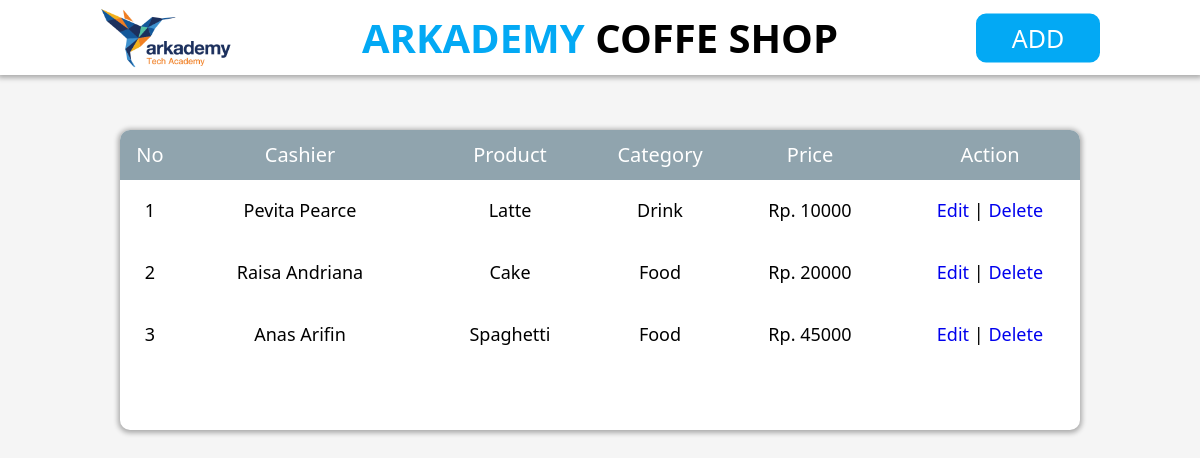
/C/index.php, run on the app's committed database.
### tables this page shows
CREATE TABLE `product` (
  `id` int(11) NOT NULL,
  `name` varchar(100) NOT NULL,
  `price` int(11) NOT NULL,
  `id_category` int(11) NOT NULL,
  `id_cashier` int(11) NOT NULL
);

CREATE TABLE `cashier` (
  `id` int(11) NOT NULL,
  `name` varchar(100) NOT NULL
);

CREATE TABLE `category` (
  `id` int(11) NOT NULL,
  `name` varchar(100) NOT NULL
);

### C/index.php (the view, shortened to what this page needs)
<?php
require 'change_me.php';
$data = "SELECT c.name, p.name, t.name, p.price, p.id, p.id_cashier
FROM product AS p
LEFT JOIN cashier AS c
ON p.id_cashier = c.id
LEFT JOIN category AS t
ON p.id_category = t.id";
$result = mysqli_query($db, $data);
$list = [];
while ($x = mysqli_fetch_row($result)) {
    $list[] = $x;
}
?>
<!DOCTYPE html>
<html lang="en">
<head>
    <link rel="stylesheet" href="assets/style.css">
</head>
<body>
    <div id="header">
        <img src="img/logo.png" alt="logo">
        <span><b>ARKADEMY</b> COFFE SHOP</span>
        <a href="javascript:void(0)">ADD</a>
    </div>
    <div id="main">
        <div id="topTable">
            <div id="topNo">No</div>
            <div id="topCashier">Cashier</div>
            <div id="topProduct">Product</div>
            <div id="topCategory">Category</div>
            <div id="topPrice">Price</div>
            <div id="topAction">Action</div>
        </div>
        <div id="table">
            <?php $no = 1; ?>
            <?php foreach ($list as $x) {;?>
            <ul class="list">
                <li><?= $no?></li>
                <li><?= $x[0];?></li>
                <li><?= $x[1];?></li>
                <li><?= $x[2];?></li>
                <li>Rp. <?= $x[3];?></li>
                <li><a href="javascript:void(0)">Edit</a> | <a href="javascript:void(0)">Delete</a></li>
            </ul>
            <?php $no++; ?>
            <?php }; ?>
        </div>
    </div>
</body>
</html>

### C/assets/style.css (style rules this page uses)
body { margin: 0; background-color: whitesmoke; }
ul { padding-inline-start: 0; list-style-type: none; }
li { margin-bottom: 20px; }
a { text-decoration: none; }
#header { position: fixed; top: 0px; width: 100%; height: 75px; background-color: white; color: black; box-shadow: 0 1px 5px 2px rgba(0, 0, 0, .3); font-family: 'Segoe UI', Tahoma, Geneva, Verdana, sans-serif; }
#header img { position: absolute; top: 50%; left: 100px; transform: translateY(-50%); height: 60px; }
#header span { display: block; text-align: center; width: 100%; font-size: 40px; line-height: 75px; font-weight: bold; }
#header span b { color: #03A9F4; }
#header a { position: absolute; text-align: center; font-size: 25px; width: 100px; height: 45px; top: 50%; right: 100px; padding: 0 10px; transform: translateY(-50%); background-color: #03A9F4; border: 2px solid #03A9F4; border-radius: 10px; line-height: 45px; color: white; }
#main { width: 80%; min-height: 300px; min-width: 600px; max-width: 1000px; background-color: white; margin: 130px auto; border-radius: 10px; box-shadow: 0 1px 5px 2px rgba(0, 0, 0, .3); font-family: 'Segoe UI', Tahoma, Geneva, Verdana, sans-serif; }
#topTable, .list { display: grid; grid-template-columns: repeat(16, 1fr); width: 100%; text-align: center; }
#topTable { height: 50px; background-color: #90A4AE; font-size: 20px; border-radius: 10px 10px 0 0; }
#table { font-size: 18px; }
#topTable div { line-height: 50px; color: white; }
#topNo, li:nth-child(1) { grid-column: span 1; }
#topCashier, li:nth-child(2) { grid-column: span 4; }
#topProduct, #topPrice, #topAction, li:nth-child(3), li:nth-child(5), li:nth-child(6) { grid-column: span 3; }
#topCategory, li:nth-child(4) { grid-column: span 2; }

### data on the page
product: id_cashier.name "Pevita Pearce", name "Latte", id_category.name "Drink", price "10000"
product: id_cashier.name "Raisa Andriana", name "Cake", id_category.name "Food", price "20000"
product: id_cashier.name "Anas Arifin", name "Spaghetti", id_category.name "Food", price "45000"
